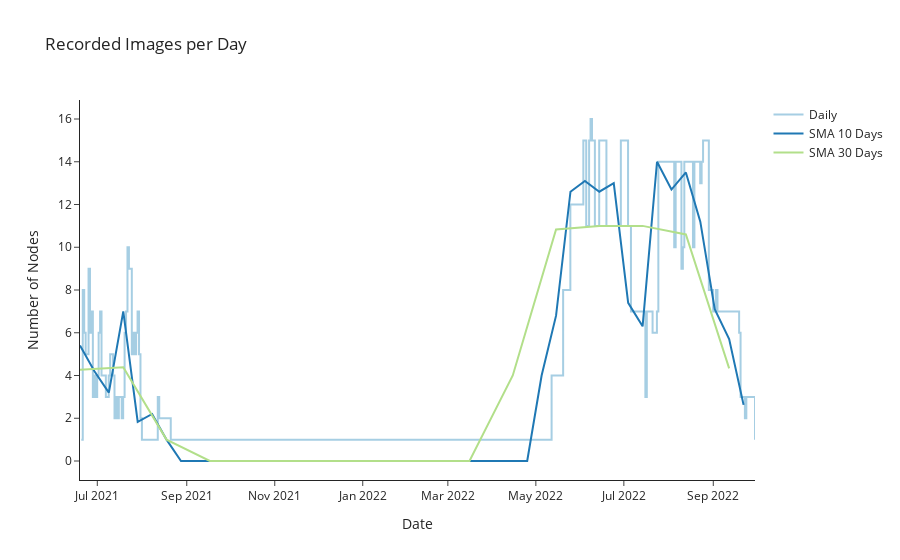

The notebook cell saved with this chart:
### Code cell
palette = iter(paired_palette)
SMA = 10
SMA2 = 30

fig = go.Figure()

fig.add_trace(go.Scatter(
    x=data.index,
    y=data['count'],
    name='Daily',
    line_shape='hv',
    mode='lines',
    line_color=next(palette)
))

tmp = data.resample(f'{SMA}D').mean().fillna(0)
fig.add_trace(go.Scatter(
    x=tmp.index, 
    y=tmp['count'],
    name=f'SMA {SMA} Days',
    mode='lines',
    line_color=next(palette)
))

tmp = data.resample(f'{SMA2}D').mean().fillna(0)
fig.add_trace(go.Scatter(
    x=tmp.index, 
    y=tmp['count'],
    name=f'SMA {SMA2} Days',
    mode='lines',
    line_color=next(palette)
))


fig.update_layout(
    title='Recorded Images per Day', 
    template='simple_white',
    xaxis={'title':'Date'}, yaxis={'title':'Number of Nodes'}
)

### Figure 1 — Plotly figure (JSON) as saved in the notebook; plotly's stock layout.template omitted (floating-point values rounded to 4 significant figures; data arrays with more than 128 entries replaced by an {"elided": "..."} marker saying what was removed)
{"data": [{"line": {"color": "rgba(166, 206, 227, 1)", "shape": "hv"}, "mode": "lines", "name": "Daily", "type": "scatter", "x": {"elided": "195 str values"}, "y": {"elided": "195 int values"}}, {"line": {"color": "rgba(31, 120, 180, 1)"}, "mode": "lines", "name": "SMA 10 Days", "type": "scatter", "x": ["2021-06-19T00:00:00", "2021-06-29T00:00:00", "2021-07-09T00:00:00", "2021-07-19T00:00:00", "2021-07-29T00:00:00", "2021-08-08T00:00:00", "2021-08-18T00:00:00", "2021-08-28T00:00:00", "2021-09-07T00:00:00", "2021-09-17T00:00:00", "2021-09-27T00:00:00", "2021-10-07T00:00:00", "2021-10-17T00:00:00", "2021-10-27T00:00:00", "2021-11-06T00:00:00", "2021-11-16T00:00:00", "2021-11-26T00:00:00", "2021-12-06T00:00:00", "2021-12-16T00:00:00", "2021-12-26T00:00:00", "2022-01-05T00:00:00", "2022-01-15T00:00:00", "2022-01-25T00:00:00", "2022-02-04T00:00:00", "2022-02-14T00:00:00", "2022-02-24T00:00:00", "2022-03-06T00:00:00", "2022-03-16T00:00:00", "2022-03-26T00:00:00", "2022-04-05T00:00:00", "2022-04-15T00:00:00", "2022-04-25T00:00:00", "2022-05-05T00:00:00", "2022-05-15T00:00:00", "2022-05-25T00:00:00", "2022-06-04T00:00:00", "2022-06-14T00:00:00", "2022-06-24T00:00:00", "2022-07-04T00:00:00", "2022-07-14T00:00:00", "2022-07-24T00:00:00", "2022-08-03T00:00:00", "2022-08-13T00:00:00", "2022-08-23T00:00:00", "2022-09-02T00:00:00", "2022-09-12T00:00:00", "2022-09-22T00:00:00"], "y": [5.4, 4.2, 3.2, 7, 1.833, 2.2, 1, 0, 0, 0, 0, 0, 0, 0, 0, 0, 0, 0, 0, 0, 0, 0, 0, 0, 0, 0, 0, 0, 0, 0, 0, 0, 4, 6.8, 12.6, 13.1, 12.6, 13, 7.4, 6.3, 14, 12.7, 13.5, 11.2, 7.1, 5.7, 2.625]}, {"line": {"color": "rgba(178, 223, 138, 1)"}, "mode": "lines", "name": "SMA 30 Days", "type": "scatter", "x": ["2021-06-19T00:00:00", "2021-07-19T00:00:00", "2021-08-18T00:00:00", "2021-09-17T00:00:00", "2021-10-17T00:00:00", "2021-11-16T00:00:00", "2021-12-16T00:00:00", "2022-01-15T00:00:00", "2022-02-14T00:00:00", "2022-03-16T00:00:00", "2022-04-15T00:00:00", "2022-05-15T00:00:00", "2022-06-14T00:00:00", "2022-07-14T00:00:00", "2022-08-13T00:00:00", "2022-09-12T00:00:00"], "y": [4.267, 4.381, 1, 0, 0, 0, 0, 0, 0, 0, 4, 10.83, 11, 11, 10.6, 4.333]}], "layout": {"autosize": true, "title": {"text": "Recorded Images per Day"}, "xaxis": {"autorange": true, "range": ["2021-06-19", "2022-09-29 22:00"], "title": {"text": "Date"}, "type": "date"}, "yaxis": {"autorange": true, "range": [-0.8889, 16.89], "title": {"text": "Number of Nodes"}, "type": "linear"}}}
